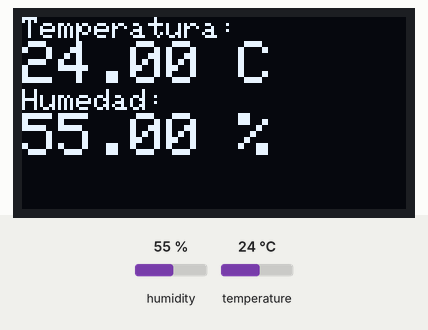
The program below on a simulated ESP32-S3. Parts: 128×64 one-colour display. The test bench sets the inputs (shaded band); at power-on: humidity 55 %, temperature 24 °C. WiFi joins after 1.5 s; servers stay silent unless stated; no MQTT or app messages arrive unless stated; what the program prints to the serial monitor is not drawn.

Above: at 6.3 s.
6.4 s: humidity set to 22 %
At 11.0 s:
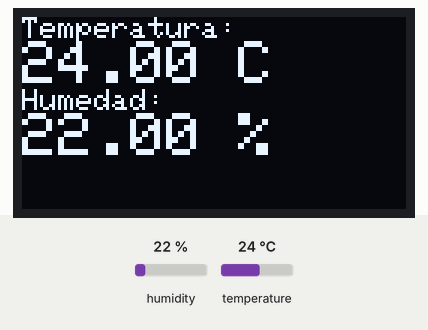
11.7 s: temperature set to 12 °C
At 16.1 s:
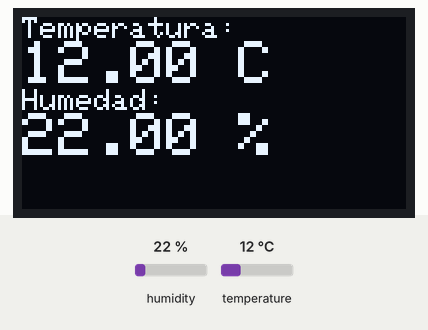
18.2 s: humidity set to 40 %
At 21.1 s:
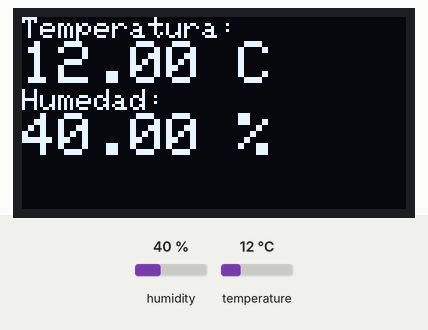
21.7 s: temperature set to 19 °C
At 26.1 s:
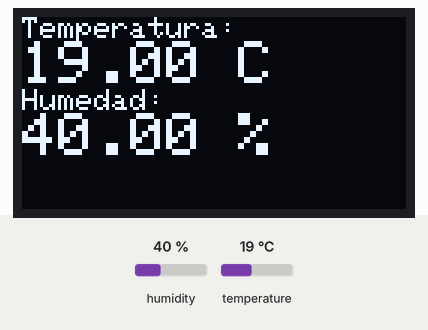
Timing chart, 0 to 27.6 s (numbered marks = the images above; inputs shaded):
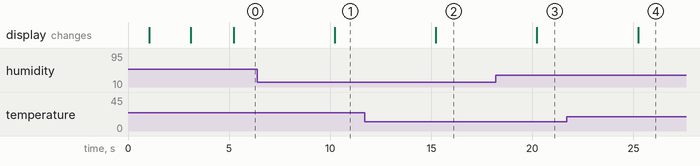

Measured:
- after the input at 6.4 s, the display: changes after 3.8 s (image 1)
- after the input at 11.7 s, the display: changes after 3.5 s (image 2)
- after the input at 18.2 s, the display: changes after 2.0 s (image 3)
- after the input at 21.7 s, the display: changes after 3.5 s (image 4)

The program:

main.cpp
```cpp
#include <Arduino.h>
#include <Wire.h>
#include <Adafruit_SHT31.h>
#include <Adafruit_SSD1306.h>
#include <WiFi.h>
#include <WiFiClientSecure.h>
#include <PubSubClient.h>
#include "config.h"

// ==================== Objetos ====================
Adafruit_SHT31 sht31 = Adafruit_SHT31();
Adafruit_SSD1306 display(SCREEN_WIDTH, SCREEN_HEIGHT, &Wire, OLED_RESET);
WiFiClientSecure espClient;
PubSubClient client(espClient);

// ==================== Variables globales ====================
unsigned long lastMeasure = 0;
String macAddress;
String clientId;
String topicPublish;
String topicSubscribe;

// ==================== Funciones auxiliares ====================

/**
 * Inicializa la pantalla OLED
 * @return true si la inicialización fue exitosa
 */
bool initDisplay() {
    if (!display.begin(SSD1306_SWITCHCAPVCC, OLED_ADDR)) {
        Serial.println(F("Error: No se pudo inicializar la pantalla OLED"));
        return false;
    }

    display.clearDisplay();
    display.setTextSize(1);
    display.setTextColor(SSD1306_WHITE);
    display.setCursor(0, 0);
    display.println(F("Iniciando..."));
    display.display();

    Serial.println(F("Pantalla OLED inicializada"));
    return true;
}

/**
 * Inicializa el sensor de temperatura y humedad
 * @return true si la inicialización fue exitosa
 */
bool initSensor() {
    if (!sht31.begin(SHT31_ADDR)) {
        Serial.println(F("Error: No se pudo inicializar el sensor SHT31"));
        return false;
    }

    Serial.println(F("Sensor SHT31 inicializado"));
    return true;
}

/**
 * Conecta a la red WiFi
 * @return true si la conexión fue exitosa
 */
bool connectWiFi() {
    Serial.print(F("Conectando a WiFi: "));
    Serial.println(WIFI_SSID);

    WiFi.mode(WIFI_STA);
    WiFi.begin(WIFI_SSID, WIFI_PASSWORD);

    uint8_t attempts = 0;
    while (WiFi.status() != WL_CONNECTED && attempts < WIFI_TIMEOUT) {
        delay(1000);
        Serial.print(F("."));
        attempts++;
    }

    if (WiFi.status() != WL_CONNECTED) {
        Serial.println(F("\nError: No se pudo conectar a WiFi"));
        return false;
    }

    Serial.println(F("\nWiFi conectado"));
    Serial.print(F("IP: "));
    Serial.println(WiFi.localIP());
    Serial.print(F("RSSI: "));
    Serial.print(WiFi.RSSI());
    Serial.println(F(" dBm"));

    return true;
}

/**
 * Configura los tópicos MQTT dinámicos
 */
void setupMqttTopics() {
    // Obtener MAC address para usar como client ID
    macAddress = WiFi.macAddress();
    clientId = macAddress;

    // Tópicos dinámicos
    topicPublish = String(COUNTRY) + "/" + String(STATE) + "/" + String(CITY) + "/" +
                   clientId + "/" + String(MQTT_USER) + "/out";

    topicSubscribe = String(COUNTRY) + "/" + String(STATE) + "/" + String(CITY) + "/" +
                     clientId + "/" + String(MQTT_USER) + "/in";

    Serial.println(F("\n--- Configuración MQTT ---"));
    Serial.print(F("Client ID: "));
    Serial.println(clientId);
    Serial.print(F("Publicar: "));
    Serial.println(topicPublish);
    Serial.print(F("Suscribir: "));
    Serial.println(topicSubscribe);
}

/**
 * Callback para mensajes MQTT recibidos
 */
void mqttCallback(char* topic, byte* payload, unsigned int length) {
    Serial.print(F("Mensaje recibido ["));
    Serial.print(topic);
    Serial.print(F("]: "));

    for (unsigned int i = 0; i < length; i++) {
        Serial.print((char)payload[i]);
    }
    Serial.println();
}

/**
 * Reconecta al broker MQTT
 */
void reconnectMqtt() {
    while (!client.connected()) {
        Serial.print(F("Conectando a MQTT broker..."));

        if (client.connect(clientId.c_str(), MQTT_USER, MQTT_PASSWORD)) {
            Serial.println(F(" Conectado"));

            // Suscribirse al tópico
            if (client.subscribe(topicSubscribe.c_str())) {
                Serial.print(F("Suscrito a: "));
                Serial.println(topicSubscribe);
            } else {
                Serial.println(F("Error en suscripción"));
            }
        } else {
            Serial.print(F("Falló, rc="));
            Serial.print(client.state());
            Serial.print(F(" - Reintentando en "));
            Serial.print(MQTT_RETRY_DELAY);
            Serial.println(F(" segundos"));

            delay(MQTT_RETRY_DELAY * 1000);
        }
    }
}

/**
 * Muestra información en la pantalla OLED
 */
void displayInfo(float temp, float hum, bool sensorError = false) {
    display.clearDisplay();
    display.setCursor(0, 0);
    display.setTextSize(1);

    if (sensorError) {
        display.println(F("ERROR SENSOR"));
        display.println(F("Verificar conexion"));
    } else {
        display.setTextSize(1);
        display.println(F("Temperatura:"));
        display.setTextSize(2);
        display.printf("%.2f C\n", temp);

        display.setTextSize(1);
        display.println(F("Humedad:"));
        display.setTextSize(2);
        display.printf("%.2f %%", hum);
    }

    display.display();
}

/**
 * Lee y publica datos del sensor
 */
void readAndPublishSensorData() {
    float temp = sht31.readTemperature();
    float hum = sht31.readHumidity();

    // Validar lecturas
    if (isnan(temp) || isnan(hum)) {
        Serial.println(F("Error: Lectura inválida del sensor"));
        displayInfo(0, 0, true);
        return;
    }

    // Crear payload JSON
    char payload[PAYLOAD_BUFFER_SIZE];
    snprintf(payload, PAYLOAD_BUFFER_SIZE,
             "{\"temperatura\":%.2f,\"humedad\":%.2f}",
             temp, hum);

    // Publicar con retain flag
    bool published = client.publish(topicPublish.c_str(), payload, true);

    if (published) {
        Serial.println(F("Datos publicados"));
        Serial.print(F("  Temperatura: "));
        Serial.print(temp, 2);
        Serial.println(F(" °C"));
        Serial.print(F("  Humedad: "));
        Serial.print(hum, 2);
        Serial.println(F(" %"));
    } else {
        Serial.println(F("Error al publicar"));
    }

    // Actualizar display
    displayInfo(temp, hum);
}

// ==================== Setup ====================
void setup() {
    // Inicializar serial
    Serial.begin(SERIAL_BAUD);
    delay(1000);
    Serial.println(F("\n\n=== Monitor de Temperatura y Humedad ===\n"));

    // Inicializar I2C
    Wire.begin(SDA_PIN, SCL_PIN, I2C_CLOCK);
    Serial.println(F("Bus I2C inicializado"));

    // Inicializar periféricos
    if (!initDisplay()) {
        while (1) delay(1000);
    }

    if (!initSensor()) {
        display.clearDisplay();
        display.setCursor(0, 0);
        display.println(F("Error Sensor"));
        display.display();
        while (1) delay(1000);
    }

    // Conectar WiFi
    if (!connectWiFi()) {
        display.clearDisplay();
        display.setCursor(0, 0);
        display.println(F("Error WiFi"));
        display.display();
        while (1) delay(1000);
    }

    // Configurar MQTT
    setupMqttTopics();
    espClient.setCACert(ROOT_CA);
    client.setServer(MQTT_SERVER, MQTT_PORT);
    client.setCallback(mqttCallback);
    client.setBufferSize(512);

    Serial.println(F("\nSistema inicializado correctamente\n"));

    display.clearDisplay();
    display.setCursor(0, 0);
    display.println(F("Sistema OK"));
    display.display();
    delay(2000);
}

// ==================== Loop ====================
void loop() {
    // Verificar conexión MQTT
    if (!client.connected()) {
        reconnectMqtt();
    }
    client.loop();

    // Leer y publicar datos periódicamente
    unsigned long now = millis();
    if (now - lastMeasure >= UPDATE_INTERVAL) {
        lastMeasure = now;
        readAndPublishSensorData();
    }

    // Verificar conexión WiFi
    if (WiFi.status() != WL_CONNECTED) {
        Serial.println(F("WiFi desconectado, reconectando..."));
        connectWiFi();
    }
}
```

config.h
```cpp
#ifndef CONFIG_H
#define CONFIG_H

/*********** Pines y periféricos ***********/
#define SDA_PIN 8
#define SCL_PIN 9

#define SCREEN_WIDTH 128
#define SCREEN_HEIGHT 64
#define OLED_RESET -1
#define OLED_ADDR 0x3C

#define SHT31_ADDR 0x44
#define UPDATE_INTERVAL 5000  // ms

#define SERIAL_BAUD 115200
#define I2C_CLOCK 400000  // Hz

/*********** WiFi ***********/
#define WIFI_SSID "your_wifi_ssid"
#define WIFI_PASSWORD "your_wifi_password"
#define WIFI_TIMEOUT 30     // segundos

/*********** MQTT ***********/
#define COUNTRY "your_country"
#define STATE "your_state"
#define CITY "your_city"
#define MQTT_SERVER "your_mqtt_broker_address"
#define MQTT_PORT 8883
#define MQTT_USER "your_mqtt_username"
#define MQTT_PASSWORD "your_mqtt_password"

#define MQTT_RETRY_DELAY 5  // segundos
#define TOPIC_BUFFER_SIZE 128
#define PAYLOAD_BUFFER_SIZE 256

// Certificado raíz PEM (para TLS)
const char* ROOT_CA = R"EOF(
your_root_ca_certificate_here
)EOF";

#endif
```
